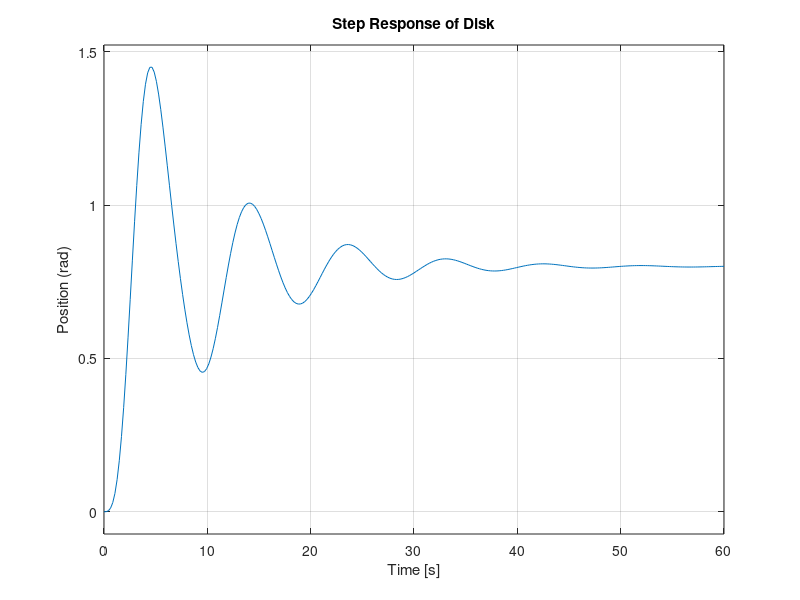

MATLAB code for this plot:
clc 
clear all

%Parameters
kr = 0.5;
br = 0.25;
J = 1;
r = 0.4;
m = 0.5;
k = 1;
b = 0.25;
F = 1;

%Transfer Func
s = tf('s');
sys = (b*s*r+k*r)/((J*s^2+b*r^2*s+k*r^2+br*s+kr)*(m*s^2+b*s+k)-(-b*s*r-k*r)^2);
step(sys)
title('Step Response of Disk');
ylabel('Position (rad)');